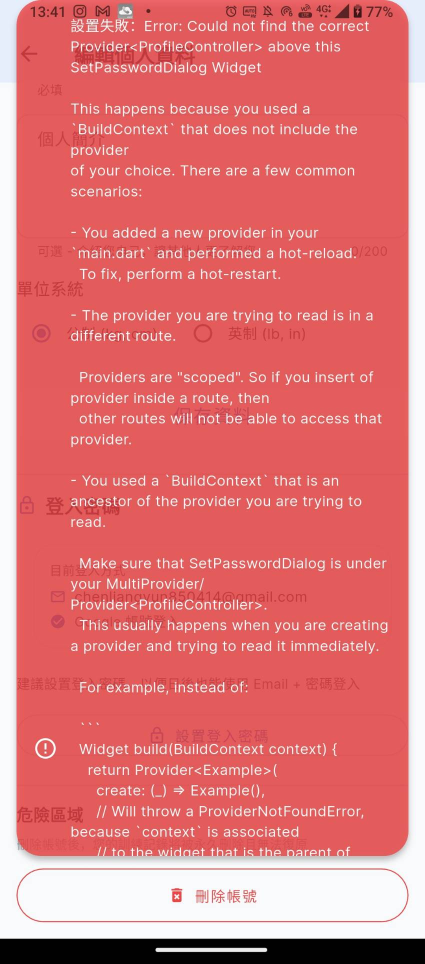
#> input picture picture/76.jpg, 850 x 1927 px (shown at 1/2 size)
$ python create_adaptive_icon.py ../../picture/76.jpg out.png 5
#> lines starting #> are read from the running program, lines starting #| are printed output that depends on the picture
#!/usr/bin/env python3
"""
創建 Android Adaptive Icon 專用的圖標
在原圖周圍添加透明邊距，確保不會被裁切
"""

import os
import sys
from PIL import Image

def create_adaptive_icon(input_path, output_path, padding_percent=20):
    """
    創建帶邊距的圖標

    Args:
        input_path: 輸入圖片路徑
        output_path: 輸出圖片路徑
        padding_percent: 邊距百分比（建議 15-25%）
    """
#> called with input_path = '../../picture/76.jpg', output_path = 'out.png', padding_percent = 5
    print(f"[INPUT] {input_path}")
    print(f"[OUTPUT] {output_path}")
    print(f"[PADDING] {padding_percent}%")
    print("")

    # 讀取原圖
    img = Image.open(input_path)
#> img is the input picture: PIL image 850x1927 RGB; mean R, G, B 223, 119, 120.5
    original_size = img.size
#> original_size = (850, 1927)
    print(f"[SIZE] Original: {original_size[0]}x{original_size[1]}")
#| [SIZE] Original: 850x1927

    # 計算新尺寸（保持原尺寸，但內容縮小）
    padding = int(original_size[0] * padding_percent / 100)
#> padding = 42
    inner_size = original_size[0] - (padding * 2)
#> inner_size = 766

    print(f"[SIZE] Inner content: {inner_size}x{inner_size}")
#| [SIZE] Inner content: 766x766
    print(f"[SIZE] Padding: {padding}px on each side")
#| [SIZE] Padding: 42px on each side

    # 縮小原圖
    try:
        img_resized = img.resize((inner_size, inner_size), Image.Resampling.LANCZOS)
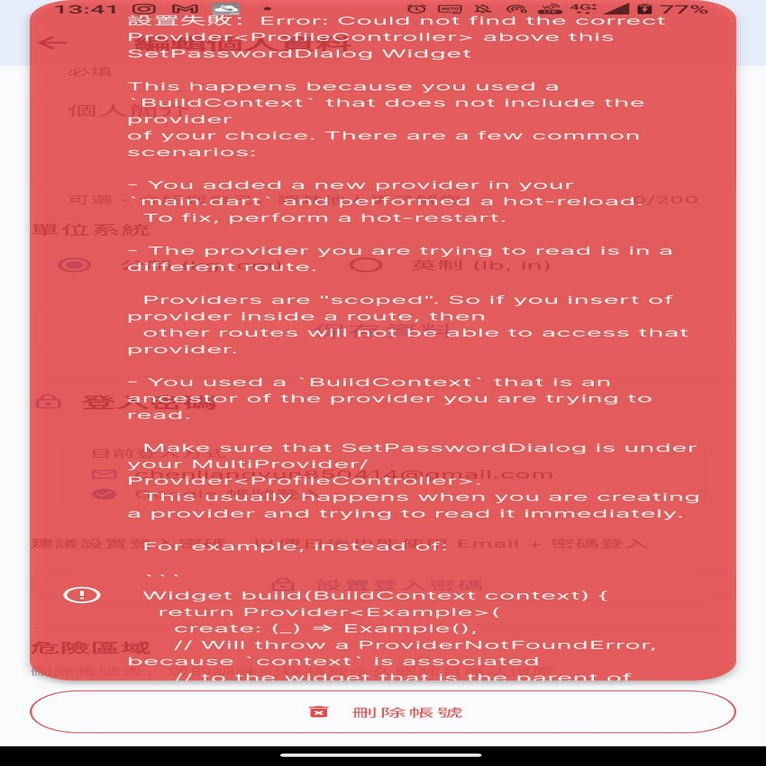
#> img_resized: PIL image 766x766 RGB; mean R, G, B 222.9, 119.1, 120.5
    except AttributeError:
        # 舊版 PIL
        img_resized = img.resize((inner_size, inner_size), Image.LANCZOS)

    # 創建透明背景的新圖
    new_img = Image.new('RGBA', original_size, (255, 255, 255, 0))

    # 將縮小的圖片貼到中央
    position = ((original_size[0] - inner_size) // 2,
                (original_size[1] - inner_size) // 2)
#> position = (42, 580)
    new_img.paste(img_resized, position, img_resized if img_resized.mode == 'RGBA' else None)
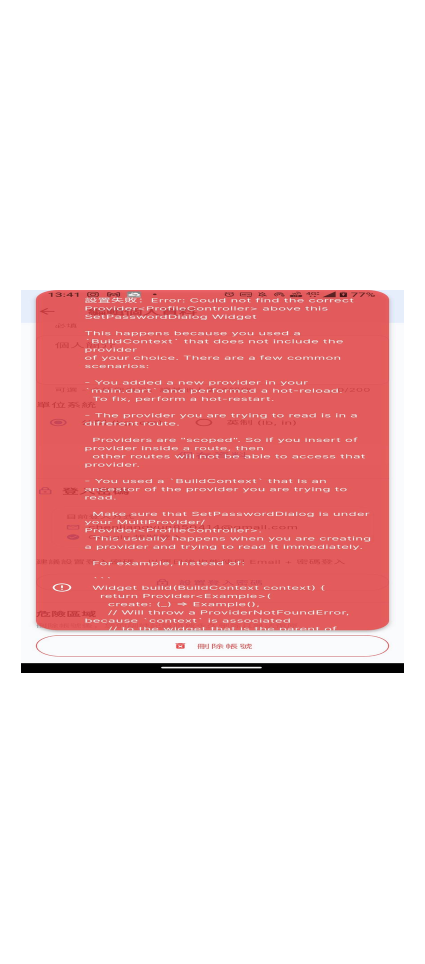
#> new_img: PIL image 850x1927 RGBA (shown at 1/2 size); mean R, G, B, A 243.5, 206.3, 206.8, 91.3; transparent parts drawn white

    # 儲存
    new_img.save(output_path, 'PNG')

    print("")
    print("[SUCCESS] Adaptive icon created!")
    print(f"[INFO] The icon is now {100-padding_percent*2}% of the original size")
    print(f"[INFO] Safe area: {inner_size}x{inner_size} px")
#| [INFO] Safe area: 766x766 px

if __name__ == "__main__":
    if len(sys.argv) < 2:
        print("Usage: python create_adaptive_icon.py <input_image> [output_image] [padding_percent]")
        print("Example: python create_adaptive_icon.py assets/images/app_icon.png assets/images/app_icon_adaptive.png 20")
        sys.exit(1)

    input_path = sys.argv[1]
    output_path = sys.argv[2] if len(sys.argv) >= 3 else input_path.replace('.png', '_adaptive.png')
    padding = int(sys.argv[3]) if len(sys.argv) >= 4 else 20

    if not os.path.exists(input_path):
        print(f"[ERROR] File not found: {input_path}")
        sys.exit(1)

    create_adaptive_icon(input_path, output_path, padding)
